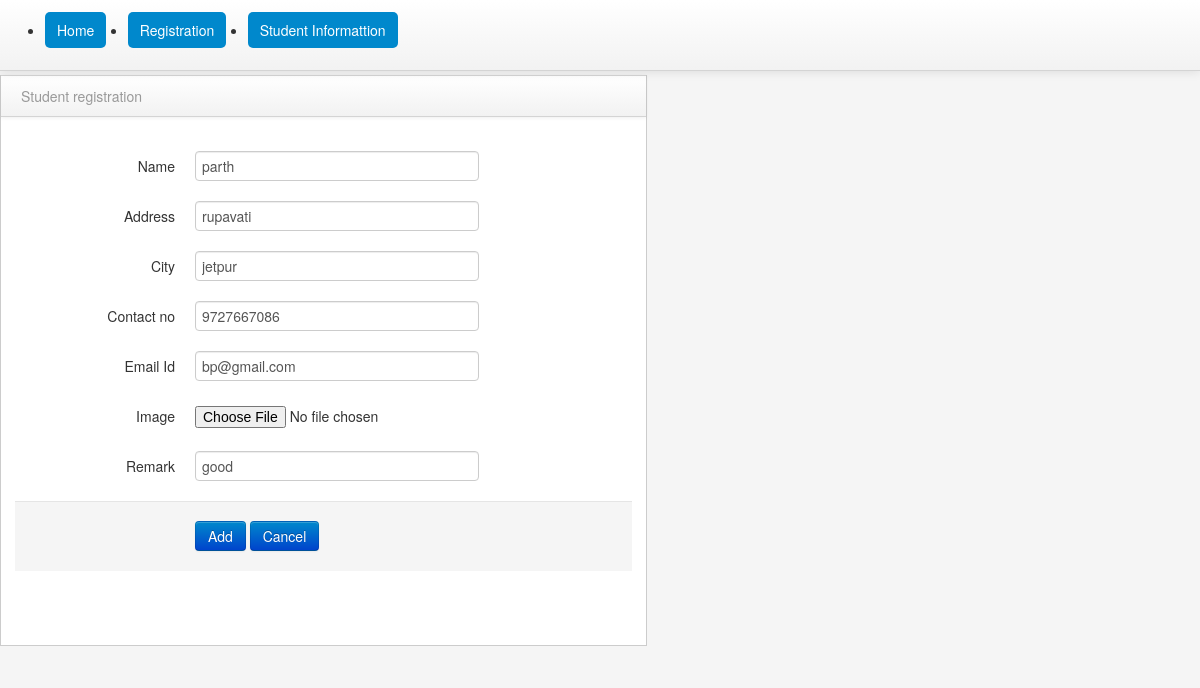
Screenshot of /update_stud.php?std_id=11 with the database file from the repository.
### tables this page shows
CREATE TABLE `student` (
  `std_id` int(3) NOT NULL,
  `name` varchar(15) NOT NULL,
  `address` varchar(35) NOT NULL,
  `city` varchar(10) NOT NULL,
  `contactno` varchar(10) NOT NULL,
  `emailid` varchar(20) NOT NULL,
  `image` varchar(255) NOT NULL,
  `remark` varchar(30) NOT NULL
);

### update_stud.php (the view, shortened to what this page needs)
<?php
$con=mysqli_connect("localhost","root","","college");
$std_id =$_REQUEST['std_id'];
$result="select *from student where std_id='$std_id'";
$abc=mysqli_query($con,$result);
$test = mysqli_fetch_array($abc);
?>
<?php include("head.php")  ?>
<div class="span4" id="sidebar"></div>
<div class="span9" id="content">
                    <div class="row-fluid">
                                <div class="span9" id="content">
                    <div class="row-fluid">
                        <div class="block">
                            <div class="navbar navbar-inner block-header">
                                <div class="muted pull-left">Student registration</div>
                            </div>
                            <div class="block-content collapse in">
                                <div class="span12">
                                     <form class="form-horizontal" method="post" name="Reg" enctype="multipart/form-data">
                                      <fieldset>
                                        <div class="control-group">
                                          <label class="control-label" for="focusedInput">Name</label>
                                          <div class="controls">
                                            <input class="input-xlarge focused" type="text" name="name" value="<?php echo $test['name']; ?>">
                                          </div>
                                        </div>
                                        <div class="control-group">
                                          <label class="control-label" for="focusedInput">Address</label>
                                          <div class="controls">
                                            <input class="input-xlarge focused" type="text" name="address" value="<?php echo $test['address']; ?>">
                                          </div>
                                        </div>
										<div class="control-group">
                                          <label class="control-label" for="focusedInput">City</label>
                                          <div class="controls">
										  <input class="input-xlarge focused" type="text" name="city" value="<?php echo $test['city']; ?>">
										  </div>
										  </div>
                                        <div class="control-group">
                                          <label class="control-label" for="focusedInput">Contact no</label>
                                          <div class="controls">
                                            <input class="input-xlarge focused" type="text" name="contactno" value="<?php echo $test['contactno']; ?>">
                                          </div>
                                        </div>
										<div class="control-group">
                                          <label class="control-label" for="focusedInput">Email Id</label>
                                          <div class="controls">
                                            <input class="input-xlarge focused" type="text" name="emailid" value="<?php echo $test['emailid']; ?>">
                                          </div>
                                        </div>
                                        <div class="control-group">
                                          <label class="control-label" for="focusedInput">Image</label>
                                          <div class="controls">
                                          <input type="file" name="image" id="image" value="<?php echo $test['image']; ?>">
                                          </div>
                                        </div>
										<div class="control-group">
                                          <label class="control-label" for="focusedInput">Remark</label>
                                          <div class="controls">
                                            <input class="input-xlarge focused" type="text" name="remark" value="<?php echo $test['remark']; ?>">
                                          </div>
                                        <div class="form-actions">
                                          <button type="submit" class="btn btn-primary" name="save">Add</button>
                                          <button type="reset" class="btn btn-primary">Cancel</button>
                                        </div>
                                      </fieldset>
                                    </form>
                                </div>
                            </div>
                        </div>
                            </div>
                        </div>

### assets/styles.css (style rules this page uses)
body { padding-top: 0; padding-bottom: 40px; background-color: #f5f5f5; }
@media (min-width: 979px) { body { padding-top: 60px; } }
#content { margin-left:0px; }
.block { border: 1px solid #ccc; background: white; margin: 1em 0em; border-top: none; }
.block-content { margin: 1em; min-height: .25em; }
.block-header { margin-bottom: 0px; border-right: none; border-left: none; -webkit-border-radius: 0px; -moz-border-radius: 0px; border-radius: 0px; }
.block-header div { padding-top: 10px; }

### rows the page displays
student: name "parth", address "rupavati", city "jetpur", contactno "9727667086", emailid "bp@gmail.com", remark "good"
